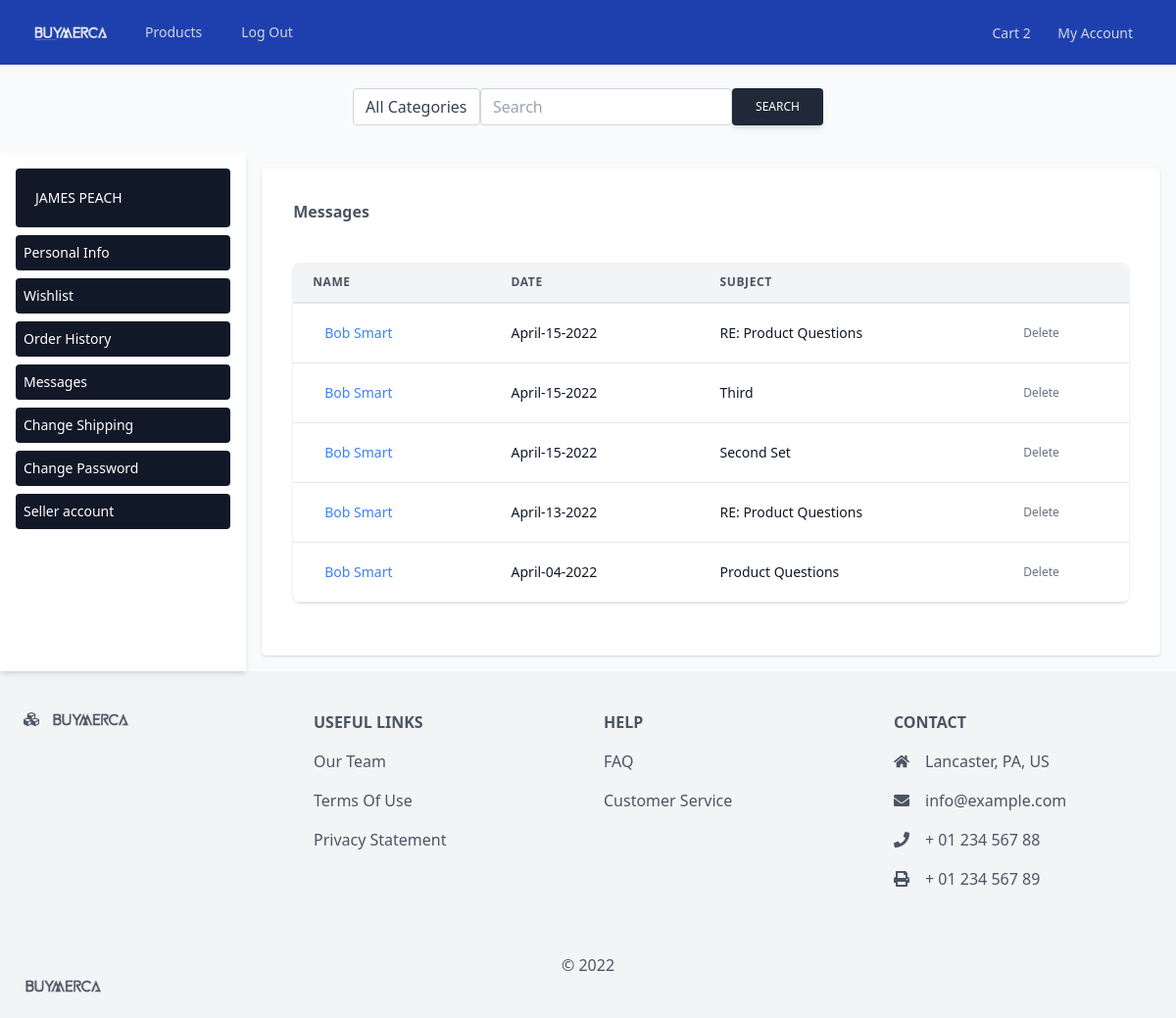
The page /user_messages.php (signed in) on the database its author committed.
### tables this page shows
CREATE TABLE `Messages` (
  `sender_ID` int(10) NOT NULL,
  `recipient_ID` int(10) NOT NULL,
  `message` varchar(535) NOT NULL,
  `create_date` timestamp NOT NULL DEFAULT current_timestamp(),
  `subject` varchar(50) NOT NULL,
  `message_ID` int(10) NOT NULL,
  `parent_message_ID` int(10) DEFAULT NULL,
  `expire_date` date NOT NULL
);

CREATE TABLE `Users` (
  `first_name` varchar(50) NOT NULL,
  `last_name` varchar(50) NOT NULL,
  `email` varchar(100) NOT NULL,
  `password` varchar(20) NOT NULL,
  `user_ID` int(7) NOT NULL,
  `role` varchar(50) NOT NULL,
  `address_first_line` varchar(200) DEFAULT NULL,
  `address_second_line` varchar(200) DEFAULT NULL,
  `city` varchar(30) DEFAULT NULL,
  `state_abbreviation` varchar(2) DEFAULT NULL,
  `zip_code` int(11) DEFAULT NULL,
  `telephone_number` int(10) DEFAULT NULL,
  `gender` varchar(20) NOT NULL,
  `approval` int(1) DEFAULT NULL,
  `disabled` int(1) DEFAULT NULL
);

### user_messages.php (the view, shortened to what this page needs)
<?php
    include 'templates/nav-bar.php';
    include 'templates/search-bar.php';
?>
<main class="flex w-full">
    <?php
        include 'templates/user-side-bar.php';
    ?>
    <section class="w-full p-4">
        <div class="w-full text-md">
            <div class="bg-white shadow sm:rounded">
                <div class="mt-5 md:mt-0 md:col-span-2">
                    <div class="bg-white p-8 rounded-md w-full">
                        <div class=" flex items-center justify-between pb-6">
                            <div>
                                <h2 class="text-gray-600 font-semibold">Messages</h2>
                            </div>
                        </div>
                        <div>
                            <div class="-mx-4 sm:-mx-8 px-4 sm:px-8 py-4 overflow-x-auto">
                                <div class="inline-block min-w-full shadow rounded-lg overflow-hidden">
                                    <table class="min-w-full leading-normal">
						                <thead>
							                <tr>
								                <th
									                class="px-5 py-3 border-b-2 border-gray-200 bg-gray-100 text-left text-xs font-semibold text-gray-600 uppercase tracking-wider">
                                                    Name
								                </th>
								                <th
									                class="px-5 py-3 border-b-2 border-gray-200 bg-gray-100 text-left text-xs font-semibold text-gray-600 uppercase tracking-wider">
									                Date
								                </th>
								                <th
									                class="px-5 py-3 border-b-2 border-gray-200 bg-gray-100 text-left text-xs font-semibold text-gray-600 uppercase tracking-wider">
									                Subject
								                </th>
                                                <th
                                                    class="px-5 py-3 border-b-2 border-gray-200 bg-gray-100 text-left text-xs font-semibold text-gray-600 uppercase tracking-wider">
                                                    </th>
							                </tr>
						                </thead>
                                        <tbody>
                                            <?php
                                            $sql="SELECT * FROM Messages WHERE recipient_ID=$_SESSION[ID] ORDER BY create_date DESC";
                                            $result = $conn->query($sql);
                                            while($res = mysqli_fetch_array($result)) {
                                                $sql = "SELECT * FROM Messages m INNER JOIN Users u on m.sender_ID=u.user_ID WHERE m.message_ID=$res[message_ID]";
                                                $info = $conn->query($sql);
                                                $user = $info->fetch_assoc();
                                                $date = substr($user['create_date'], 0, 10);
                                                $timestamp = strtotime($date);
                                                $new_date = date("F-d-Y", $timestamp);
							                echo "<tr>";
								                echo "<td class='px-5 py-5 border-b border-gray-200 bg-white text-sm'>";
									                echo "<div class='flex items-center'>";
											            echo "<div class='ml-3'>";
												            echo "<button form='form3' name='message' class='text-blue-500' value='" . $user['message_ID'] . " " . $user['sender_ID'] . "' hover:text-blue-300 whitespace-no-wrap'>" . $user['first_name'] . " " . $user['last_name'] . "</button>";
											            echo "</div>";
										            echo "</div>";
								                echo "</td>";
								                echo "<td class='px-5 py-5 border-b border-gray-200 bg-white text-sm'>";
									                echo "<p class='text-gray-900 whitespace-no-wrap'>" . $new_date . "</p>";
								                echo "</td>";
								                echo "<td class='px-5 py-5 border-b border-gray-200 bg-white text-sm'>";
                                                    echo "<p class='text-gray-900 whitespace-no-wrap'>" . $user['subject'] . "</p>";
								                echo "</td>";
                                                echo "<td class='px-5 py-5 border-b border-gray-200 bg-white text-xs text-gray-500 font-semibold hover:text-red-500'>";
                                                    echo "<button name='delete' form='form3' value='" . $user['message_ID'] . "'>Delete</button>";
                                                echo "</td>";
							                echo "</tr>";
                                            }
							                ?>
						                </tbody>
					                </table>
				                </div>
			                </div>
		                </div>
	                </div>
                </div>
            </div>
        </div>
    </section>
</main>

### rows shown on the page
messages: $user['message_ID'] 13 (drawn), users.first_name "Bob", users.last_name "Smart", create_date "April-15-2022", subject "RE: Product Questions"
messages: $user['message_ID'] 11 (drawn), users.first_name "Bob", users.last_name "Smart", create_date "April-15-2022", subject "Third"
messages: $user['message_ID'] 10 (drawn), users.first_name "Bob", users.last_name "Smart", create_date "April-15-2022", subject "Second Set"
messages: $user['message_ID'] 9 (drawn), users.first_name "Bob", users.last_name "Smart", create_date "April-13-2022", subject "RE: Product Questions"
messages: $user['message_ID'] 4 (drawn), users.first_name "Bob", users.last_name "Smart", create_date "April-04-2022", subject "Product Questions"

### other values the page prints
$total "2"
$_SESSION['firstName'] "JAMES"
$_SESSION['lastName'] "PEACH"
form field cate "All Categories"
